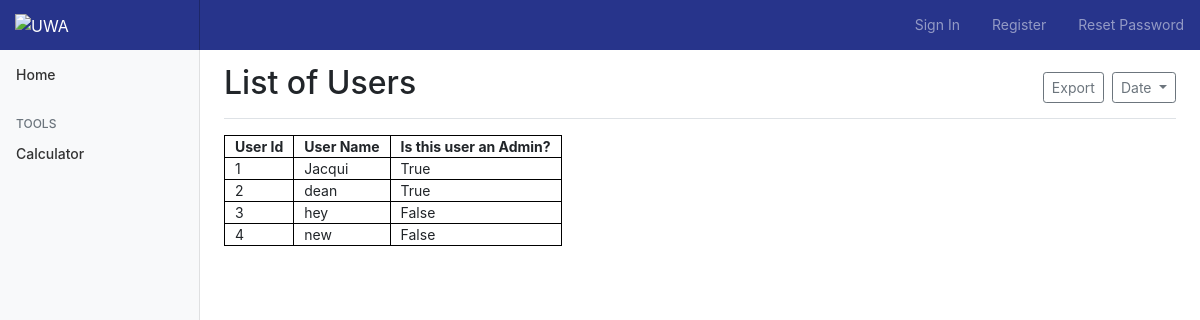
The app's page /userlist with its own data.
### app/models.py (models this page shows, shortened)
class User(UserMixin, db.Model):
    id = db.Column(db.Integer, primary_key=True)
    username = db.Column(db.String(64), index=True, unique=True)
    password_hash = db.Column(db.String(128))
    admin = db.Column(db.Boolean, default=False)

### app/routes.py (the view)
@app.route('/userlist', methods=['GET', 'POST'])
def userlist():
    return render_template('userlist.html', User=User.query.all())

### app/templates/userlist.html (shortened to what this page needs)
{% extends "base.html" %} {% block content %}
<main role="main" class="col-md-9 ml-sm-auto col-lg-10 px-4">
    <div class="d-flex justify-content-between flex-wrap flex-md-nowrap align-items-center pt-3 pb-2 mb-3 border-bottom">
        <h1 class="h2">List of Users</h1>
        <div class="btn-toolbar mb-2 mb-md-0">
            <div class="btn-group mr-2">
                <button class="btn btn-sm btn-outline-secondary">Export</button>
            </div>
            <button class="btn btn-sm btn-outline-secondary dropdown-toggle">
                    Date
                </button>
        </div>
    </div>
    <div class="table-responsive">
        <table>
            <tr>
                <th> User Id </th>
                <th> User Name </th>
                <th> Is this user an Admin? </th>
            </tr>
            {% for user in User %}
            <tr>
                <td> {{ user.id }} </td>
                <td> {{ user.username }} </td>
                <td> {{user.admin }} </td>
            </tr>
            {% endfor %}
        </table>
    </div>
</main>
{% endblock %}

### app/static/stylesheet.css (style rules this page uses)
body { font-size: .875rem; background-color: white; }
table, th, td { border: 1px solid black; border-collapse: collapse; }
[role="main"] { padding-top: 48px; }

### app/templates/userlist.html (style rules this page uses)
table, th, td { border: 1px solid black; border-collapse: collapse; padding: 0px 10px; }

### records on screen
User: id "1", username "Jacqui", admin "True"
User: id "2", username "dean", admin "True"
User: id "3", username "hey", admin "False"
User: id "4", username "new", admin "False"
